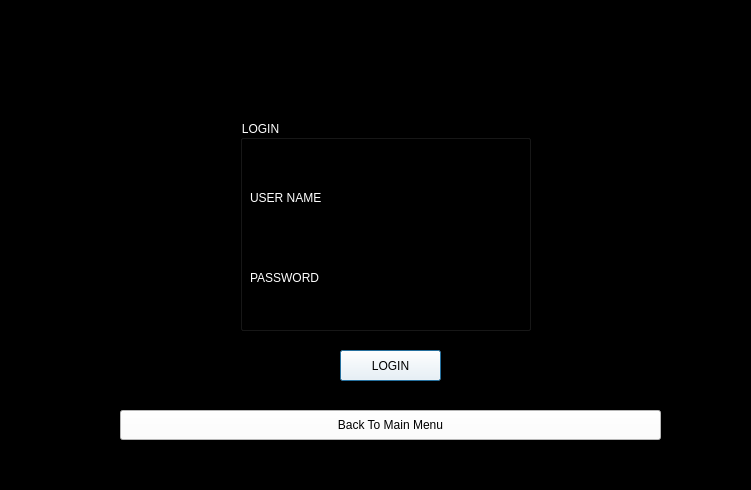
<?xml version="1.0" encoding="UTF-8"?>
<ui version="4.0">
 <class>Boss_entrance</class>
 <widget class="QDialog" name="Boss_entrance">
  <property name="geometry">
   <rect>
    <x>0</x>
    <y>0</y>
    <width>751</width>
    <height>490</height>
   </rect>
  </property>
  <property name="windowTitle">
   <string>Dialog</string>
  </property>
  <property name="styleSheet">
   <string notr="true">background-color: rgb(0, 0, 0);</string>
  </property>
  <widget class="QGroupBox" name="groupBox">
   <property name="geometry">
    <rect>
     <x>240</x>
     <y>120</y>
     <width>291</width>
     <height>211</height>
    </rect>
   </property>
   <property name="styleSheet">
    <string notr="true">font: 17pt &quot;Pristina&quot;;
background-color: rgb(0, 0, 0);
color: rgb(255, 255, 255);</string>
   </property>
   <property name="title">
    <string>LOGIN</string>
   </property>
   <widget class="QLabel" name="label">
    <property name="geometry">
     <rect>
      <x>10</x>
      <y>70</y>
      <width>101</width>
      <height>16</height>
     </rect>
    </property>
    <property name="styleSheet">
     <string notr="true">font: 13pt &quot;Pristina&quot;;</string>
    </property>
    <property name="text">
     <string>USER NAME</string>
    </property>
   </widget>
   <widget class="QLabel" name="label_2">
    <property name="geometry">
     <rect>
      <x>10</x>
      <y>150</y>
      <width>151</width>
      <height>16</height>
     </rect>
    </property>
    <property name="styleSheet">
     <string notr="true">font: 13pt &quot;Pristina&quot;;</string>
    </property>
    <property name="text">
     <string>PASSWORD</string>
    </property>
   </widget>
   <widget class="QLineEdit" name="lineEdit">
    <property name="geometry">
     <rect>
      <x>110</x>
      <y>60</y>
      <width>161</width>
      <height>31</height>
     </rect>
    </property>
   </widget>
   <widget class="QLineEdit" name="lineEdit_2">
    <property name="geometry">
     <rect>
      <x>110</x>
      <y>140</y>
      <width>161</width>
      <height>31</height>
     </rect>
    </property>
   </widget>
  </widget>
  <widget class="QPushButton" name="pushButton">
   <property name="geometry">
    <rect>
     <x>340</x>
     <y>350</y>
     <width>101</width>
     <height>31</height>
    </rect>
   </property>
   <property name="styleSheet">
    <string notr="true">font: 16pt &quot;Pristina&quot;;
background-color: rgb(255, 255, 255);</string>
   </property>
   <property name="text">
    <string>LOGIN</string>
   </property>
  </widget>
  <widget class="QPushButton" name="pushButton_5">
   <property name="geometry">
    <rect>
     <x>120</x>
     <y>410</y>
     <width>541</width>
     <height>30</height>
    </rect>
   </property>
   <property name="styleSheet">
    <string notr="true">font: 13pt &quot;Pristina&quot;;
color: rgb(0, 0, 0);
background-color: rgb(255, 255, 255);
</string>
   </property>
   <property name="text">
    <string>Back To Main Menu</string>
   </property>
  </widget>
 </widget>
 <resources/>
 <connections/>
</ui>
